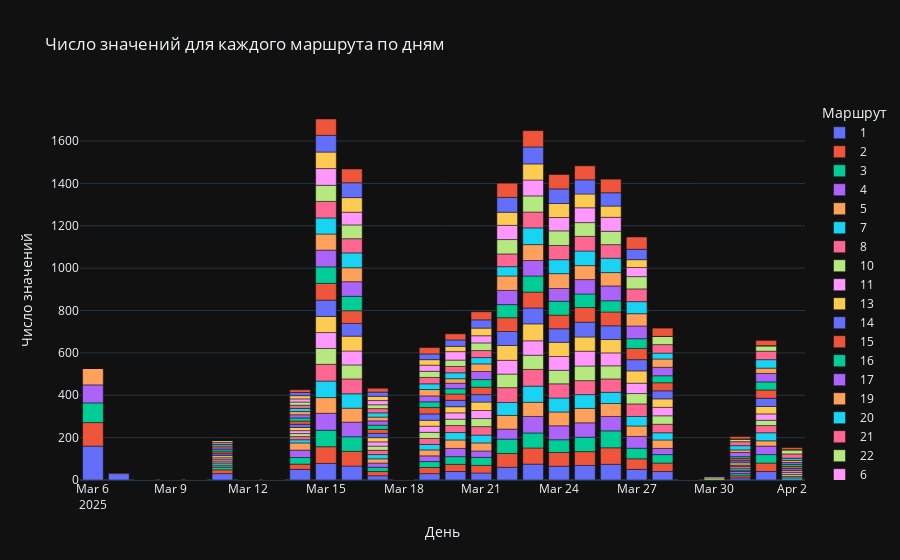

Here is the notebook cell this chart was saved with:
### Code cell
make_monitoring_plot("data/cars/мониторинг дели.csv")
